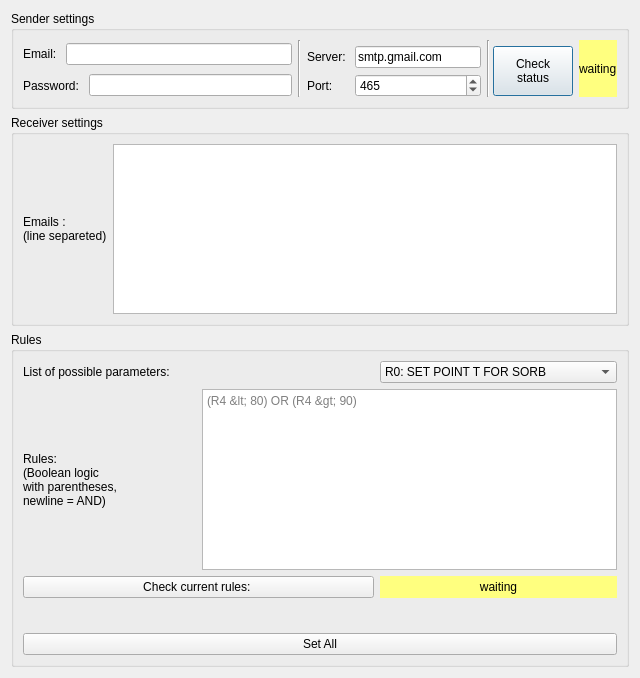
<?xml version="1.0" encoding="UTF-8"?>
<ui version="4.0">
 <class>Dialog</class>
 <widget class="QDialog" name="Dialog">
  <property name="geometry">
   <rect>
    <x>0</x>
    <y>0</y>
    <width>640</width>
    <height>678</height>
   </rect>
  </property>
  <property name="windowTitle">
   <string>Alert Settings</string>
  </property>
  <layout class="QGridLayout" name="gridLayout_4">
   <item row="0" column="0">
    <widget class="QGroupBox" name="groupBox">
     <property name="title">
      <string>Sender settings</string>
     </property>
     <layout class="QGridLayout" name="gridLayout">
      <item row="0" column="0" rowspan="2">
       <layout class="QHBoxLayout" name="horizontalLayout">
        <item>
         <widget class="QLabel" name="label">
          <property name="text">
           <string>Email: </string>
          </property>
         </widget>
        </item>
        <item>
         <widget class="QLineEdit" name="sender_email"/>
        </item>
       </layout>
      </item>
      <item row="0" column="1" rowspan="3">
       <widget class="Line" name="line_2">
        <property name="orientation">
         <enum>Qt::Vertical</enum>
        </property>
       </widget>
      </item>
      <item row="0" column="4" rowspan="3" colspan="2">
       <widget class="Line" name="line">
        <property name="orientation">
         <enum>Qt::Vertical</enum>
        </property>
       </widget>
      </item>
      <item row="0" column="6" rowspan="3">
       <widget class="QLabel" name="status_sender">
        <property name="minimumSize">
         <size>
          <width>0</width>
          <height>50</height>
         </size>
        </property>
        <property name="styleSheet">
         <string notr="true">background-color: rgb(255, 255, 127);</string>
        </property>
        <property name="text">
         <string>waiting</string>
        </property>
       </widget>
      </item>
      <item row="1" column="2">
       <widget class="QLabel" name="label_3">
        <property name="text">
         <string>Server: </string>
        </property>
       </widget>
      </item>
      <item row="1" column="3">
       <widget class="QLineEdit" name="sender_server">
        <property name="maximumSize">
         <size>
          <width>126</width>
          <height>16777215</height>
         </size>
        </property>
        <property name="text">
         <string>smtp.gmail.com</string>
        </property>
       </widget>
      </item>
      <item row="1" column="5" rowspan="2">
       <widget class="QPushButton" name="check_status_sender">
        <property name="minimumSize">
         <size>
          <width>0</width>
          <height>50</height>
         </size>
        </property>
        <property name="text">
         <string>Check
status</string>
        </property>
       </widget>
      </item>
      <item row="2" column="0">
       <layout class="QHBoxLayout" name="horizontalLayout_2">
        <item>
         <widget class="QLabel" name="label_2">
          <property name="text">
           <string>Password: </string>
          </property>
         </widget>
        </item>
        <item>
         <widget class="QLineEdit" name="sender_pass">
          <property name="echoMode">
           <enum>QLineEdit::Password</enum>
          </property>
         </widget>
        </item>
       </layout>
      </item>
      <item row="2" column="2">
       <widget class="QLabel" name="label_4">
        <property name="text">
         <string>Port: </string>
        </property>
       </widget>
      </item>
      <item row="2" column="3">
       <widget class="QSpinBox" name="sender_port">
        <property name="maximum">
         <number>100000</number>
        </property>
        <property name="value">
         <number>465</number>
        </property>
       </widget>
      </item>
     </layout>
    </widget>
   </item>
   <item row="1" column="0">
    <widget class="QGroupBox" name="groupBox_2">
     <property name="title">
      <string>Receiver settings</string>
     </property>
     <layout class="QGridLayout" name="gridLayout_2">
      <item row="0" column="0">
       <widget class="QLabel" name="label_5">
        <property name="text">
         <string>Emails :
(line separeted)</string>
        </property>
       </widget>
      </item>
      <item row="0" column="1">
       <widget class="QTextEdit" name="receivers_emails"/>
      </item>
     </layout>
    </widget>
   </item>
   <item row="2" column="0">
    <widget class="QGroupBox" name="groupBox_3">
     <property name="title">
      <string>Rules</string>
     </property>
     <layout class="QGridLayout" name="gridLayout_3">
      <item row="0" column="0">
       <widget class="QLabel" name="label_6">
        <property name="text">
         <string>List of possible parameters: </string>
        </property>
       </widget>
      </item>
      <item row="0" column="2">
       <widget class="QComboBox" name="combo_reading">
        <item>
         <property name="text">
          <string>R0: SET POINT T FOR SORB</string>
         </property>
        </item>
        <item>
         <property name="text">
          <string>R1: SORB TEMP</string>
         </property>
        </item>
        <item>
         <property name="text">
          <string>R2: 1 K POT TEMP</string>
         </property>
        </item>
        <item>
         <property name="text">
          <string>R3: MIX CHAMBER TEMP</string>
         </property>
        </item>
        <item>
         <property name="text">
          <string>R4: MIX CHAMBER POWER</string>
         </property>
        </item>
        <item>
         <property name="text">
          <string>R5: STILL POWER</string>
         </property>
        </item>
        <item>
         <property name="text">
          <string>R6: SORB POWER</string>
         </property>
        </item>
        <item>
         <property name="text">
          <string>R7: STEPPER V6 TARGET</string>
         </property>
        </item>
        <item>
         <property name="text">
          <string>R8: STEPPER V12 TARGET</string>
         </property>
        </item>
        <item>
         <property name="text">
          <string>R9: STEPPER N/V TARGET</string>
         </property>
        </item>
        <item>
         <property name="text">
          <string>R10: TEMP REGISTER</string>
         </property>
        </item>
        <item>
         <property name="text">
          <string>R11: CH1 FREQ/4</string>
         </property>
        </item>
        <item>
         <property name="text">
          <string>R12: CH2 FREQ/4</string>
         </property>
        </item>
        <item>
         <property name="text">
          <string>R13: CH3 FREQ/4</string>
         </property>
        </item>
        <item>
         <property name="text">
          <string>R14: A/D I/P GAUGE G1</string>
         </property>
        </item>
        <item>
         <property name="text">
          <string>R15: A/D I/P GAUGE G2</string>
         </property>
        </item>
        <item>
         <property name="text">
          <string>R16: A/D I/P GAUGE G3</string>
         </property>
        </item>
        <item>
         <property name="text">
          <string>R17: A/D I/P 4 (SPARE)</string>
         </property>
        </item>
        <item>
         <property name="text">
          <string>R18: A/D I/P 5 (SPARE)</string>
         </property>
        </item>
        <item>
         <property name="text">
          <string>R19: A/D I/P 6 (SPARE)</string>
         </property>
        </item>
        <item>
         <property name="text">
          <string>R20: A/D I/P PIRANI P1</string>
         </property>
        </item>
        <item>
         <property name="text">
          <string>R21: A/D I/P PIRANI P2</string>
         </property>
        </item>
        <item>
         <property name="text">
          <string>R22: RAW A/D I/P 1</string>
         </property>
        </item>
        <item>
         <property name="text">
          <string>R23: RAW A/D I/P 2</string>
         </property>
        </item>
        <item>
         <property name="text">
          <string>R24: RAW A/D I/P 3</string>
         </property>
        </item>
        <item>
         <property name="text">
          <string>R25: RAW A/D I/P 4</string>
         </property>
        </item>
        <item>
         <property name="text">
          <string>R26: RAW A/D I/P 5</string>
         </property>
        </item>
        <item>
         <property name="text">
          <string>R27: RAW A/D I/P 6</string>
         </property>
        </item>
        <item>
         <property name="text">
          <string>R28: RAW A/D I/P 7</string>
         </property>
        </item>
        <item>
         <property name="text">
          <string>R29: RAW A/D I/P 8</string>
         </property>
        </item>
        <item>
         <property name="text">
          <string>R30: MIX CHAMBER PROP BAND</string>
         </property>
        </item>
        <item>
         <property name="text">
          <string>R31: MIX CHAMBER INT ACT TIME</string>
         </property>
        </item>
        <item>
         <property name="text">
          <string>R32: MIX CHAMBER TEMP</string>
         </property>
        </item>
        <item>
         <property name="text">
          <string>R33: MIX CHAMBER SET POINT</string>
         </property>
        </item>
        <item>
         <property name="text">
          <string>R34: MIX CHAMBER SENSOR COND</string>
         </property>
        </item>
        <item>
         <property name="text">
          <string>R35: MIX CHAMBER SENSOR RES</string>
         </property>
        </item>
        <item>
         <property name="text">
          <string/>
         </property>
        </item>
       </widget>
      </item>
      <item row="1" column="0">
       <widget class="QLabel" name="label_7">
        <property name="text">
         <string>Rules:
(Boolean logic
with parentheses,
newline = AND)</string>
        </property>
       </widget>
      </item>
      <item row="1" column="1" colspan="2">
       <widget class="QTextEdit" name="rules_text">
        <property name="minimumSize">
         <size>
          <width>0</width>
          <height>143</height>
         </size>
        </property>
        <property name="maximumSize">
         <size>
          <width>16777215</width>
          <height>16777215</height>
         </size>
        </property>
        <property name="placeholderText">
         <string>(R4 &lt; 80) OR (R4 &gt; 90)</string>
        </property>
       </widget>
      </item>
      <item row="2" column="2">
       <widget class="QLabel" name="current_rules_status">
        <property name="styleSheet">
         <string notr="true">background-color: rgb(255, 255, 127);</string>
        </property>
        <property name="text">
         <string>&lt;html&gt;&lt;head/&gt;&lt;body&gt;&lt;p align=&quot;center&quot;&gt;waiting&lt;/p&gt;&lt;/body&gt;&lt;/html&gt;</string>
        </property>
       </widget>
      </item>
      <item row="3" column="1">
       <spacer name="verticalSpacer_3">
        <property name="orientation">
         <enum>Qt::Vertical</enum>
        </property>
        <property name="sizeHint" stdset="0">
         <size>
          <width>20</width>
          <height>40</height>
         </size>
        </property>
       </spacer>
      </item>
      <item row="4" column="0" colspan="3">
       <widget class="QPushButton" name="set_all_button">
        <property name="text">
         <string>Set All</string>
        </property>
       </widget>
      </item>
      <item row="2" column="0" colspan="2">
       <widget class="QPushButton" name="check_current_rules">
        <property name="text">
         <string>Check current rules: </string>
        </property>
       </widget>
      </item>
     </layout>
    </widget>
   </item>
  </layout>
 </widget>
 <resources/>
 <connections/>
</ui>
